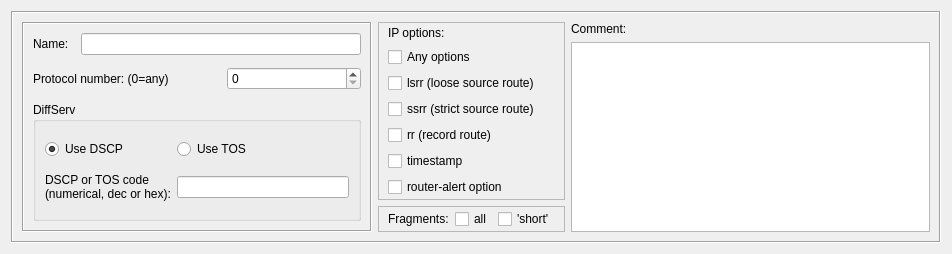
<ui version="4.0" >
 <class>IPServiceDialog_q</class>
 <widget class="QWidget" name="IPServiceDialog_q" >
  <property name="enabled" >
   <bool>true</bool>
  </property>
  <property name="geometry" >
   <rect>
    <x>0</x>
    <y>0</y>
    <width>952</width>
    <height>254</height>
   </rect>
  </property>
  <property name="sizePolicy" >
   <sizepolicy vsizetype="Preferred" hsizetype="Minimum" >
    <horstretch>0</horstretch>
    <verstretch>0</verstretch>
   </sizepolicy>
  </property>
  <property name="windowTitle" >
   <string>IP</string>
  </property>
  <layout class="QGridLayout" name="gridLayout_4" >
   <item row="0" column="0" >
    <widget class="QFrame" name="frame7" >
     <property name="frameShape" >
      <enum>QFrame::Box</enum>
     </property>
     <property name="frameShadow" >
      <enum>QFrame::Sunken</enum>
     </property>
     <layout class="QGridLayout" name="gridLayout_3" >
      <item rowspan="2" row="0" column="0" >
       <widget class="QFrame" name="object_attributes_1" >
        <property name="sizePolicy" >
         <sizepolicy vsizetype="Preferred" hsizetype="Fixed" >
          <horstretch>0</horstretch>
          <verstretch>0</verstretch>
         </sizepolicy>
        </property>
        <property name="minimumSize" >
         <size>
          <width>350</width>
          <height>0</height>
         </size>
        </property>
        <property name="maximumSize" >
         <size>
          <width>350</width>
          <height>16777215</height>
         </size>
        </property>
        <property name="frameShape" >
         <enum>QFrame::Box</enum>
        </property>
        <property name="frameShadow" >
         <enum>QFrame::Sunken</enum>
        </property>
        <layout class="QGridLayout" >
         <property name="spacing" >
          <number>12</number>
         </property>
         <item row="0" column="0" >
          <widget class="QLabel" name="textLabel1" >
           <property name="text" >
            <string>Name:</string>
           </property>
           <property name="wordWrap" >
            <bool>false</bool>
           </property>
          </widget>
         </item>
         <item row="0" column="1" colspan="2" >
          <widget class="QLineEdit" name="obj_name" >
           <property name="sizePolicy" >
            <sizepolicy vsizetype="Fixed" hsizetype="Expanding" >
             <horstretch>200</horstretch>
             <verstretch>0</verstretch>
            </sizepolicy>
           </property>
           <property name="minimumSize" >
            <size>
             <width>0</width>
             <height>0</height>
            </size>
           </property>
          </widget>
         </item>
         <item row="1" column="0" colspan="2" >
          <widget class="QLabel" name="textLabel3" >
           <property name="text" >
            <string>Protocol number: (0=any)</string>
           </property>
           <property name="wordWrap" >
            <bool>false</bool>
           </property>
          </widget>
         </item>
         <item row="1" column="2" >
          <widget class="QSpinBox" name="protocolNum" >
           <property name="maximum" >
            <number>255</number>
           </property>
          </widget>
         </item>
         <item row="2" column="0" colspan="3" >
          <widget class="QGroupBox" name="groupBox" >
           <property name="title" >
            <string>DiffServ</string>
           </property>
           <layout class="QGridLayout" >
            <item row="0" column="0" >
             <widget class="QRadioButton" name="use_dscp" >
              <property name="text" >
               <string>Use DSCP</string>
              </property>
              <property name="checked" >
               <bool>true</bool>
              </property>
             </widget>
            </item>
            <item row="0" column="1" >
             <widget class="QRadioButton" name="use_tos" >
              <property name="text" >
               <string>Use TOS</string>
              </property>
             </widget>
            </item>
            <item row="1" column="0" >
             <widget class="QLabel" name="code_label" >
              <property name="text" >
               <string>DSCP or TOS code
(numerical, dec or hex):</string>
              </property>
             </widget>
            </item>
            <item row="1" column="1" >
             <widget class="QLineEdit" name="code" />
            </item>
           </layout>
          </widget>
         </item>
        </layout>
       </widget>
      </item>
      <item rowspan="2" row="0" column="1" >
       <layout class="QVBoxLayout" name="verticalLayout" >
        <property name="spacing" >
         <number>6</number>
        </property>
        <item>
         <widget class="QFrame" name="object_attributes_2" >
          <property name="sizePolicy" >
           <sizepolicy vsizetype="MinimumExpanding" hsizetype="Preferred" >
            <horstretch>0</horstretch>
            <verstretch>0</verstretch>
           </sizepolicy>
          </property>
          <property name="frameShape" >
           <enum>QFrame::StyledPanel</enum>
          </property>
          <property name="frameShadow" >
           <enum>QFrame::Raised</enum>
          </property>
          <layout class="QGridLayout" name="gridLayout_2" >
           <property name="topMargin" >
            <number>2</number>
           </property>
           <property name="bottomMargin" >
            <number>2</number>
           </property>
           <item row="0" column="0" >
            <widget class="QLabel" name="label" >
             <property name="text" >
              <string>IP options:</string>
             </property>
            </widget>
           </item>
           <item row="1" column="0" >
            <widget class="QCheckBox" name="any_opt" >
             <property name="toolTip" >
              <string>IP service object that has this attribute turned on matches IP packets with any IP options present.</string>
             </property>
             <property name="text" >
              <string>Any options</string>
             </property>
            </widget>
           </item>
           <item row="2" column="0" >
            <widget class="QCheckBox" name="lsrr" >
             <property name="text" >
              <string>lsrr (loose source route)</string>
             </property>
            </widget>
           </item>
           <item row="3" column="0" >
            <widget class="QCheckBox" name="ssrr" >
             <property name="text" >
              <string>ssrr (strict source route)</string>
             </property>
            </widget>
           </item>
           <item row="4" column="0" >
            <widget class="QCheckBox" name="rr" >
             <property name="text" >
              <string>rr (record route)</string>
             </property>
            </widget>
           </item>
           <item row="5" column="0" >
            <widget class="QCheckBox" name="timestamp" >
             <property name="text" >
              <string>timestamp</string>
             </property>
            </widget>
           </item>
           <item row="6" column="0" >
            <widget class="QCheckBox" name="router_alert" >
             <property name="text" >
              <string>router-alert option</string>
             </property>
            </widget>
           </item>
          </layout>
         </widget>
        </item>
        <item>
         <widget class="QFrame" name="object_attributes_3" >
          <property name="sizePolicy" >
           <sizepolicy vsizetype="Minimum" hsizetype="Preferred" >
            <horstretch>0</horstretch>
            <verstretch>0</verstretch>
           </sizepolicy>
          </property>
          <property name="frameShape" >
           <enum>QFrame::StyledPanel</enum>
          </property>
          <property name="frameShadow" >
           <enum>QFrame::Raised</enum>
          </property>
          <layout class="QGridLayout" name="gridLayout" >
           <property name="topMargin" >
            <number>2</number>
           </property>
           <property name="bottomMargin" >
            <number>2</number>
           </property>
           <item row="0" column="0" >
            <widget class="QLabel" name="label_2" >
             <property name="text" >
              <string>Fragments:</string>
             </property>
            </widget>
           </item>
           <item row="0" column="1" >
            <widget class="QCheckBox" name="all_fragments" >
             <property name="text" >
              <string>all</string>
             </property>
            </widget>
           </item>
           <item row="0" column="2" >
            <widget class="QCheckBox" name="short_fragments" >
             <property name="text" >
              <string>'short'</string>
             </property>
            </widget>
           </item>
          </layout>
         </widget>
        </item>
       </layout>
      </item>
      <item row="0" column="2" >
       <widget class="QLabel" name="textLabel2" >
        <property name="sizePolicy" >
         <sizepolicy vsizetype="Fixed" hsizetype="Preferred" >
          <horstretch>0</horstretch>
          <verstretch>0</verstretch>
         </sizepolicy>
        </property>
        <property name="text" >
         <string>Comment:</string>
        </property>
        <property name="wordWrap" >
         <bool>false</bool>
        </property>
       </widget>
      </item>
      <item row="1" column="2" >
       <widget class="TextEditWidget" name="comment" >
        <property name="sizePolicy" >
         <sizepolicy vsizetype="Expanding" hsizetype="Expanding" >
          <horstretch>0</horstretch>
          <verstretch>100</verstretch>
         </sizepolicy>
        </property>
        <property name="minimumSize" >
         <size>
          <width>200</width>
          <height>0</height>
         </size>
        </property>
        <property name="tabChangesFocus" >
         <bool>true</bool>
        </property>
       </widget>
      </item>
     </layout>
    </widget>
   </item>
  </layout>
 </widget>
 <customwidgets>
  <customwidget>
   <class>TextEditWidget</class>
   <extends>QTextEdit</extends>
   <header>TextEditWidget.h</header>
  </customwidget>
 </customwidgets>
 <tabstops>
  <tabstop>obj_name</tabstop>
  <tabstop>protocolNum</tabstop>
  <tabstop>use_dscp</tabstop>
  <tabstop>use_tos</tabstop>
  <tabstop>code</tabstop>
  <tabstop>comment</tabstop>
 </tabstops>
 <resources>
  <include location="MainRes.qrc" />
 </resources>
 <connections>
  <connection>
   <sender>obj_name</sender>
   <signal>editingFinished()</signal>
   <receiver>IPServiceDialog_q</receiver>
   <slot>changed()</slot>
   <hints>
    <hint type="sourcelabel" >
     <x>109</x>
     <y>75</y>
    </hint>
    <hint type="destinationlabel" >
     <x>20</x>
     <y>20</y>
    </hint>
   </hints>
  </connection>
  <connection>
   <sender>protocolNum</sender>
   <signal>editingFinished()</signal>
   <receiver>IPServiceDialog_q</receiver>
   <slot>changed()</slot>
   <hints>
    <hint type="sourcelabel" >
     <x>174</x>
     <y>129</y>
    </hint>
    <hint type="destinationlabel" >
     <x>20</x>
     <y>20</y>
    </hint>
   </hints>
  </connection>
  <connection>
   <sender>comment</sender>
   <signal>textChanged()</signal>
   <receiver>IPServiceDialog_q</receiver>
   <slot>changed()</slot>
   <hints>
    <hint type="sourcelabel" >
     <x>425</x>
     <y>71</y>
    </hint>
    <hint type="destinationlabel" >
     <x>20</x>
     <y>20</y>
    </hint>
   </hints>
  </connection>
  <connection>
   <sender>use_dscp</sender>
   <signal>toggled(bool)</signal>
   <receiver>IPServiceDialog_q</receiver>
   <slot>changed()</slot>
   <hints>
    <hint type="sourcelabel" >
     <x>20</x>
     <y>20</y>
    </hint>
    <hint type="destinationlabel" >
     <x>20</x>
     <y>20</y>
    </hint>
   </hints>
  </connection>
  <connection>
   <sender>code</sender>
   <signal>editingFinished()</signal>
   <receiver>IPServiceDialog_q</receiver>
   <slot>changed()</slot>
   <hints>
    <hint type="sourcelabel" >
     <x>271</x>
     <y>266</y>
    </hint>
    <hint type="destinationlabel" >
     <x>438</x>
     <y>158</y>
    </hint>
   </hints>
  </connection>
  <connection>
   <sender>lsrr</sender>
   <signal>stateChanged(int)</signal>
   <receiver>IPServiceDialog_q</receiver>
   <slot>changed()</slot>
   <hints>
    <hint type="sourcelabel" >
     <x>441</x>
     <y>51</y>
    </hint>
    <hint type="destinationlabel" >
     <x>429</x>
     <y>137</y>
    </hint>
   </hints>
  </connection>
  <connection>
   <sender>router_alert</sender>
   <signal>stateChanged(int)</signal>
   <receiver>IPServiceDialog_q</receiver>
   <slot>changed()</slot>
   <hints>
    <hint type="sourcelabel" >
     <x>441</x>
     <y>213</y>
    </hint>
    <hint type="destinationlabel" >
     <x>429</x>
     <y>137</y>
    </hint>
   </hints>
  </connection>
  <connection>
   <sender>rr</sender>
   <signal>stateChanged(int)</signal>
   <receiver>IPServiceDialog_q</receiver>
   <slot>changed()</slot>
   <hints>
    <hint type="sourcelabel" >
     <x>441</x>
     <y>105</y>
    </hint>
    <hint type="destinationlabel" >
     <x>429</x>
     <y>137</y>
    </hint>
   </hints>
  </connection>
  <connection>
   <sender>ssrr</sender>
   <signal>stateChanged(int)</signal>
   <receiver>IPServiceDialog_q</receiver>
   <slot>changed()</slot>
   <hints>
    <hint type="sourcelabel" >
     <x>441</x>
     <y>78</y>
    </hint>
    <hint type="destinationlabel" >
     <x>429</x>
     <y>137</y>
    </hint>
   </hints>
  </connection>
  <connection>
   <sender>timestamp</sender>
   <signal>stateChanged(int)</signal>
   <receiver>IPServiceDialog_q</receiver>
   <slot>changed()</slot>
   <hints>
    <hint type="sourcelabel" >
     <x>441</x>
     <y>132</y>
    </hint>
    <hint type="destinationlabel" >
     <x>429</x>
     <y>137</y>
    </hint>
   </hints>
  </connection>
  <connection>
   <sender>all_fragments</sender>
   <signal>stateChanged(int)</signal>
   <receiver>IPServiceDialog_q</receiver>
   <slot>changed()</slot>
   <hints>
    <hint type="sourcelabel" >
     <x>441</x>
     <y>219</y>
    </hint>
    <hint type="destinationlabel" >
     <x>421</x>
     <y>150</y>
    </hint>
   </hints>
  </connection>
  <connection>
   <sender>short_fragments</sender>
   <signal>stateChanged(int)</signal>
   <receiver>IPServiceDialog_q</receiver>
   <slot>changed()</slot>
   <hints>
    <hint type="sourcelabel" >
     <x>441</x>
     <y>244</y>
    </hint>
    <hint type="destinationlabel" >
     <x>421</x>
     <y>150</y>
    </hint>
   </hints>
  </connection>
  <connection>
   <sender>any_opt</sender>
   <signal>stateChanged(int)</signal>
   <receiver>IPServiceDialog_q</receiver>
   <slot>anyOptionsStateChanged()</slot>
   <hints>
    <hint type="sourcelabel" >
     <x>441</x>
     <y>64</y>
    </hint>
    <hint type="destinationlabel" >
     <x>421</x>
     <y>150</y>
    </hint>
   </hints>
  </connection>
 </connections>
 <slots>
  <slot>changed()</slot>
  <slot>anyOptionsStateChanged()</slot>
 </slots>
</ui>
